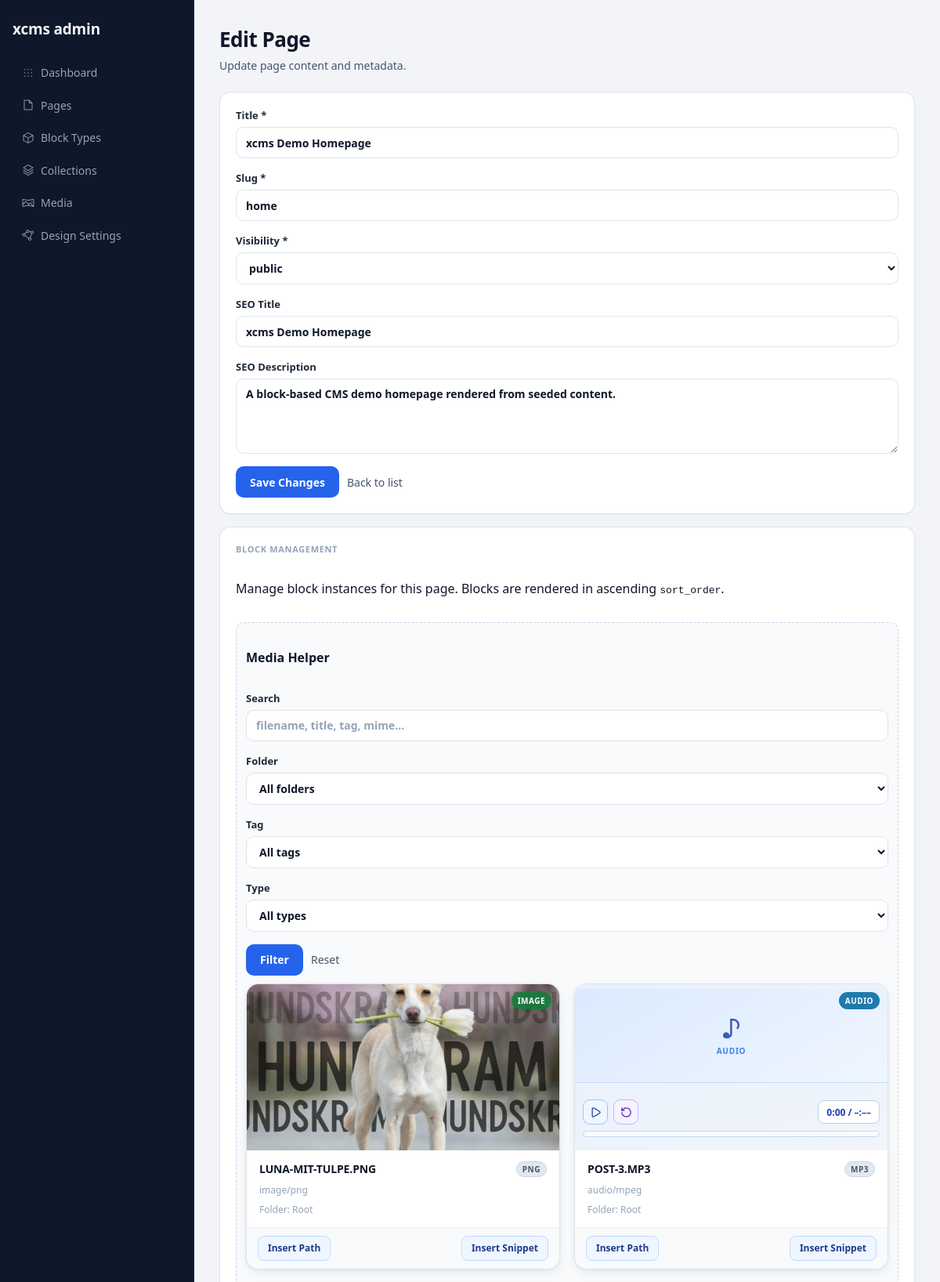
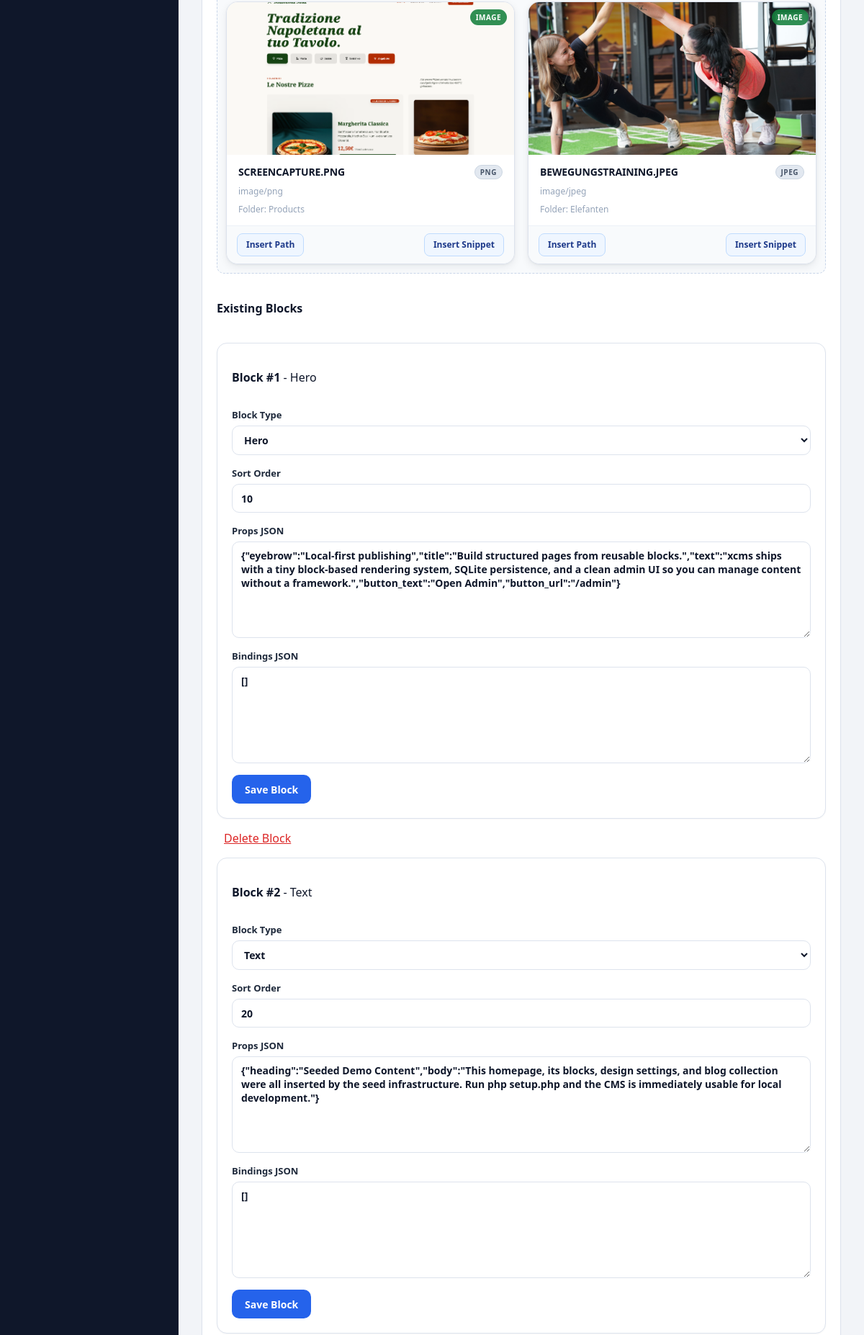
Page /admin/pages/1/edit (upper part) on the committed database (2 pictures, top to bottom).
### tables this page shows
CREATE TABLE pages (
    id INTEGER PRIMARY KEY AUTOINCREMENT,
    slug TEXT NOT NULL,
    title TEXT NOT NULL,
    description TEXT,
    visibility TEXT NOT NULL DEFAULT 'draft' CHECK (visibility IN ('public', 'private', 'draft')),
    seo_title TEXT,
    seo_description TEXT,
    created_at TEXT NOT NULL,
    updated_at TEXT NOT NULL
);

CREATE TABLE media (
    id INTEGER PRIMARY KEY AUTOINCREMENT,
    title TEXT NOT NULL,
    alt_text TEXT,
    original_name TEXT NOT NULL,
    filename TEXT NOT NULL,
    mime_type TEXT NOT NULL,
    extension TEXT NOT NULL,
    size_bytes INTEGER NOT NULL,
    storage_path TEXT NOT NULL,
    public_url TEXT NOT NULL,
    width INTEGER,
    height INTEGER,
    created_at TEXT NOT NULL,
    updated_at TEXT NOT NULL
, folder_id INTEGER NULL, stored_name TEXT, file_size INTEGER, path TEXT, type TEXT, copyright_text TEXT, copyright_author TEXT, license_name TEXT, license_url TEXT, source_url TEXT, attribution_required INTEGER NOT NULL DEFAULT 0, usage_notes TEXT);

CREATE TABLE page_blocks (
    id INTEGER PRIMARY KEY AUTOINCREMENT,
    page_id INTEGER NOT NULL,
    block_type_id INTEGER NOT NULL,
    sort_order INTEGER NOT NULL DEFAULT 0,
    props_json TEXT NOT NULL DEFAULT '{}',
    bindings_json TEXT NOT NULL DEFAULT '{}',
    created_at TEXT NOT NULL,
    updated_at TEXT NOT NULL,
    FOREIGN KEY (page_id) REFERENCES pages (id) ON DELETE CASCADE,
    FOREIGN KEY (block_type_id) REFERENCES block_types (id) ON DELETE RESTRICT
);

CREATE TABLE block_types (
    id INTEGER PRIMARY KEY AUTOINCREMENT,
    name TEXT NOT NULL,
    key TEXT NOT NULL,
    description TEXT,
    html_template TEXT NOT NULL,
    css_template TEXT,
    js_template TEXT,
    created_at TEXT NOT NULL,
    updated_at TEXT NOT NULL
);

### app/Views/admin/pages/edit.php (the view, shortened to what the rows shown need)
<section class="admin-page-header">
    <h2>Edit Page</h2>
</section>
<section class="admin-grid">
    <form method="post" action="/admin/pages/<?= (int) $page->id ?>/edit" class="stat-card admin-form">
        <label>
            Title *
            <input type="text" name="title" value="<?= htmlspecialchars((string) ($form['title'] ?? ''), ENT_QUOTES | ENT_SUBSTITUTE, 'UTF-8') ?>" required>
        </label>
        <label>
            Slug *
            <input type="text" name="slug" value="<?= htmlspecialchars((string) ($form['slug'] ?? ''), ENT_QUOTES | ENT_SUBSTITUTE, 'UTF-8') ?>" required>
        </label>
        <label>
            Visibility *
            <select name="visibility" required>
                <?php $visibility = (string) ($form['visibility'] ?? 'draft'); ?>
                <option value="public" <?= $visibility === 'public' ? 'selected' : '' ?>>public</option>
            </select>
        </label>
        <label>
            SEO Title
            <input type="text" name="seo_title" value="<?= htmlspecialchars((string) ($form['seo_title'] ?? ''), ENT_QUOTES | ENT_SUBSTITUTE, 'UTF-8') ?>">
        </label>
        <label>
            SEO Description
            <textarea name="seo_description" rows="4"><?= htmlspecialchars((string) ($form['seo_description'] ?? ''), ENT_QUOTES | ENT_SUBSTITUTE, 'UTF-8') ?></textarea>
        </label>
    </form>
    <section class="stat-card admin-form">
        <div class="media-helper" data-media-helper>
            <?php if (!empty($mediaItems)): ?>
                <div class="media-manager-grid media-helper-grid" role="list">
                    <?php foreach ($mediaItems as $media): ?>
                        <?php
                        $type = strtolower((string) ($media->type ?? 'document'));
                        $isImage = $media->isImage();
                        $isVideo = $media->isVideo();
                        $isAudio = method_exists($media, 'isAudio') && $media->isAudio();
                        $isPdf = strtolower((string) ($media->extension ?? '')) === 'pdf';
                        $snippet = json_encode([
                            'media' => [
                                'path' => $media->path,
                                'filename' => $media->filename,
                                'type' => $media->type,
                            ],
                        ], JSON_UNESCAPED_SLASHES);
                        $path = (string) ($media->path ?? '');
                        $filename = (string) ($media->filename ?? '');
                        $mimeType = (string) ($media->mime_type ?? 'unknown');
                        $folderName = (string) ($media->folder_name ?? 'Root');
                        $badgeClass = 'media-type-badge media-type-' . $type;
                        ?>
                        <article class="media-manager-card media-helper-card" role="listitem" data-media-item data-media-type="<?= htmlspecialchars($type, ENT_QUOTES | ENT_SUBSTITUTE, 'UTF-8') ?>">
                            <div class="media-manager-preview">
                                <?php if ($isImage): ?>
                                    <img src="<?= htmlspecialchars($path, ENT_QUOTES | ENT_SUBSTITUTE, 'UTF-8') ?>" alt="<?= htmlspecialchars($filename, ENT_QUOTES | ENT_SUBSTITUTE, 'UTF-8') ?>" loading="lazy">
                                <?php elseif ($isVideo): ?>
                                    <video class="media-manager-video" src="<?= htmlspecialchars($path, ENT_QUOTES | ENT_SUBSTITUTE, 'UTF-8') ?>" muted preload="metadata" playsinline aria-label="Video preview"></video>
                                <?php elseif ($isAudio): ?>
                                    <div class="media-manager-audio-preview" aria-hidden="true">
                                        <span class="media-audio-icon">♪</span>
                                        <span class="media-audio-label">Audio</span>
                                    </div>
                                        <div class="media-audio-controls">
                                            <div class="media-audio-top">
                                                <div class="media-audio-buttons">
                                                    <button type="button" class="media-audio-btn media-audio-btn-start" data-audio-toggle aria-label="Play">
                                                        <span data-audio-icon-play>
                                                            <svg fill="none" stroke="currentColor" stroke-linecap="round" stroke-linejoin="round" stroke-width="2" class="lucide lucide-play-icon lucide-play" viewBox="0 0 24 24" aria-hidden="true" focusable="false">
                                                                <path d="M5 5a2 2 0 0 1 3-1.73l12 7a2 2 0 0 1 0 3.46l-12 7A2 2 0 0 1 5 19z"/>
                                                            </svg>
                                                        </span>
                                                    </button>
                                                    <button type="button" class="media-audio-btn media-audio-btn-restart" data-audio-restart hidden aria-label="Neu starten">
                                                        <svg fill="none" stroke="currentColor" stroke-linecap="round" stroke-linejoin="round" stroke-width="2" class="lucide lucide-rotate-ccw-icon lucide-rotate-ccw" viewBox="0 0 24 24" aria-hidden="true" focusable="false">
                                                            <path d="M3 12a9 9 0 1 0 9-9 9.8 9.8 0 0 0-6.74 2.74L3 8"/>
                                                            <path d="M3 3v5h5"/>
                                                        </svg>
                                                    </button>
                                                </div>
                                                <span class="media-audio-duration" data-audio-duration>0:00 / –:––</span>
                                            </div>
                                            <div class="media-audio-progress" role="progressbar" aria-label="Audio Fortschritt" aria-valuemin="0" aria-valuemax="100" aria-valuenow="0" data-audio-progress>
                                            </div>
                                        </div>
                                <?php elseif ($isPdf): ?>
                                    <div class="media-manager-doc-preview media-manager-doc-pdf" aria-label="PDF preview">PDF</div>
                                <?php else: ?>
                                    <div class="media-manager-doc-preview" aria-label="Document preview"><?= htmlspecialchars(strtoupper((string) ($media->extension ?? 'FILE')), ENT_QUOTES | ENT_SUBSTITUTE, 'UTF-8') ?></div>
                                <?php endif; ?>
                                <span class="<?= htmlspecialchars($badgeClass, ENT_QUOTES | ENT_SUBSTITUTE, 'UTF-8') ?>"><?= htmlspecialchars(ucfirst($type), ENT_QUOTES | ENT_SUBSTITUTE, 'UTF-8') ?></span>
                            </div>
                            <div class="media-manager-body">
                                <div class="media-manager-title-row">
                                    <h3 title="<?= htmlspecialchars($filename, ENT_QUOTES | ENT_SUBSTITUTE, 'UTF-8') ?>"><?= htmlspecialchars($filename, ENT_QUOTES | ENT_SUBSTITUTE, 'UTF-8') ?></h3>
                                    <span class="media-ext-pill"><?= htmlspecialchars(strtoupper((string) ($media->extension ?? 'FILE')), ENT_QUOTES | ENT_SUBSTITUTE, 'UTF-8') ?></span>
                                </div>
                                <p class="media-manager-meta"><?= htmlspecialchars($mimeType, ENT_QUOTES | ENT_SUBSTITUTE, 'UTF-8') ?></p>
                                <p class="media-manager-meta">Folder: <?= htmlspecialchars($folderName, ENT_QUOTES | ENT_SUBSTITUTE, 'UTF-8') ?></p>
                            </div>
                            <div class="media-manager-actions">
                                <button type="button" class="media-action-main" data-insert-value="<?= htmlspecialchars($path, ENT_QUOTES | ENT_SUBSTITUTE, 'UTF-8') ?>">Insert Path</button>
                                <button type="button" class="media-action-main" data-insert-value="<?= htmlspecialchars((string) $snippet, ENT_QUOTES | ENT_SUBSTITUTE, 'UTF-8') ?>">Insert Snippet</button>
                            </div>
                        </article>
                    <?php endforeach; ?>
                </div>
            <?php else: ?>
                <p class="helper-text">No media items found for the selected filter.</p>
            <?php endif; ?>
        </div>
        <?php if (empty($pageBlocks)): ?>
            <p>No blocks added yet.</p>
        <?php else: ?>
            <?php foreach ($pageBlocks as $pageBlock): ?>
                <?php
                $blockType = $blockTypeMap[(int) $pageBlock->block_type_id] ?? null;
                ?>
                <form method="post" action="/admin/pages/<?= (int) $page->id ?>/edit" class="stat-card admin-form">
                    <p>
                        <strong>Block #<?= (int) $pageBlock->id ?></strong>
                        <?php if ($blockType !== null): ?>
                            <span> - <?= htmlspecialchars((string) $blockType->name, ENT_QUOTES | ENT_SUBSTITUTE, 'UTF-8') ?></span>
                        <?php endif; ?>
                    </p>
                    <label>
                        Block Type
                        <select name="block_type_id" required>
                            <?php foreach ($blockTypes as $type): ?>
                                <option value="<?= (int) $type->id ?>" <?= (int) $type->id === (int) $pageBlock->block_type_id ? 'selected' : '' ?>>
                                    <?= htmlspecialchars((string) $type->name, ENT_QUOTES | ENT_SUBSTITUTE, 'UTF-8') ?>
                                </option>
                            <?php endforeach; ?>
                        </select>
                    </label>
                    <label>
                        Sort Order
                        <input type="number" name="sort_order" value="<?= (int) $pageBlock->sort_order ?>" required>
                    </label>
                    <label>
                        Props JSON
                        <textarea name="props_json" rows="6"><?= htmlspecialchars((string) $pageBlock->props_json, ENT_QUOTES | ENT_SUBSTITUTE, 'UTF-8') ?></textarea>
                    </label>
                    <label>
                        Bindings JSON
                        <textarea name="bindings_json" rows="6"><?= htmlspecialchars((string) $pageBlock->bindings_json, ENT_QUOTES | ENT_SUBSTITUTE, 'UTF-8') ?></textarea>
                    </label>
                    <div class="form-actions">
                        <button type="submit">Save Block</button>
                    </div>
                </form>
                <form method="post" action="/admin/pages/<?= (int) $page->id ?>/edit" class="inline-form" onsubmit="return confirm('Delete this block instance?');">
                    <button type="submit" class="link-button">Delete Block</button>
                </form>
            <?php endforeach; ?>
        <?php endif; ?>
    </section>
</section>

### rows in the picture
pages: title "xcms Demo Homepage", slug "home", visibility "public", seo_title "xcms Demo Homepage", seo_description "A block-based CMS demo homepage rendered from seeded content."
media: path (picture), type "IMAGE", filename "LUNA-MIT-TULPE.PNG", extension "PNG", mime_type "image/png", folderName "Root"
media: type "AUDIO", filename "POST-3.MP3", extension "MP3", mime_type "audio/mpeg", folderName "Root"
media: path (picture), type "IMAGE", filename "SCREENCAPTURE.PNG", extension "PNG", mime_type "image/png", folderName "Products"
media: path (picture), type "IMAGE", filename "BEWEGUNGSTRAINING.JPEG", extension "JPEG", mime_type "image/jpeg", folderName "Elefanten"
page_blocks: id "1", block_type.name "Hero", block_type_id "Hero", sort_order "10", props_json "{\"eyebrow\":\"Local-first publishing\",\"title\":\"Build structured pages from reusable blocks.\",\"text\":\"xcms ships with a tiny block-based rendering system, SQLite persistence, and a clean admin UI so you can manage content without a framework.\",\"button_text\":\"Open Admin\",\"button_url\":\"/admin\"}", bindings_json "[]"
page_blocks: id "2", block_type.name "Text", block_type_id "Text", sort_order "20", props_json "{\"heading\":\"Seeded Demo Content\",\"body\":\"This homepage, its blocks, design settings, and blog collection were all inserted by the seed infrastructure. Run php setup.php and the CMS is immediately usable for local development.\"}", bindings_json "[]"
